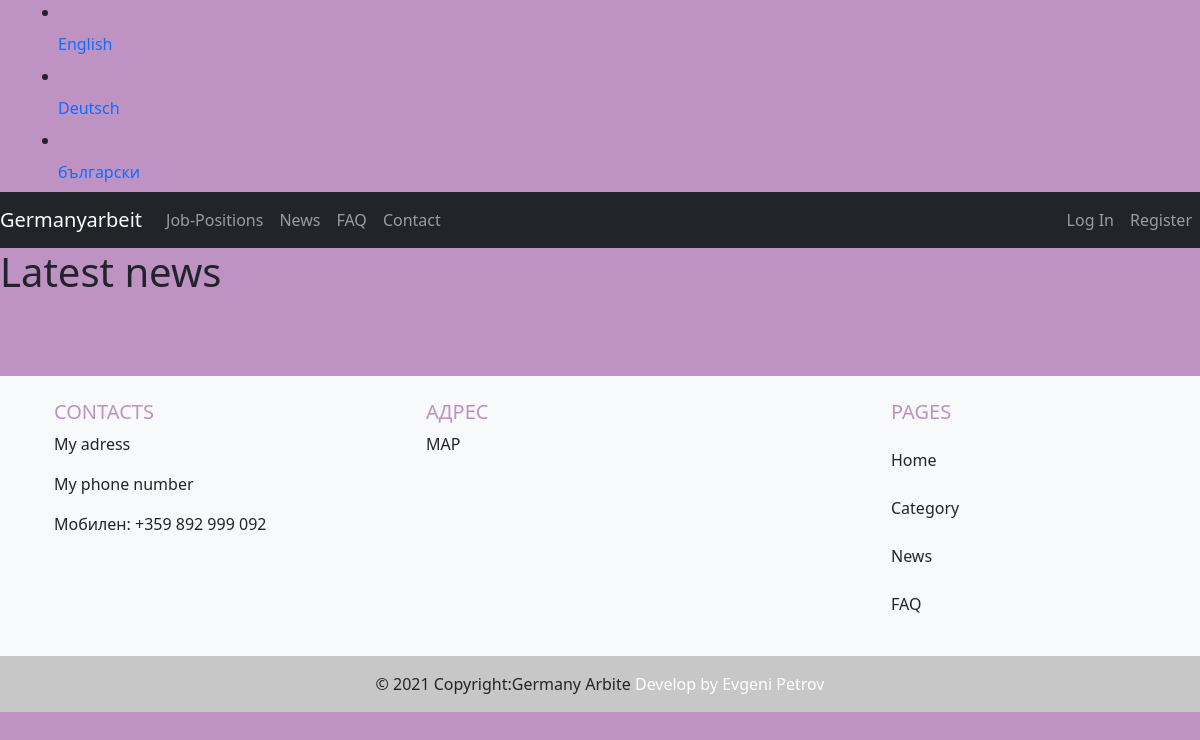
The page /news/ on the database as committed earlier.
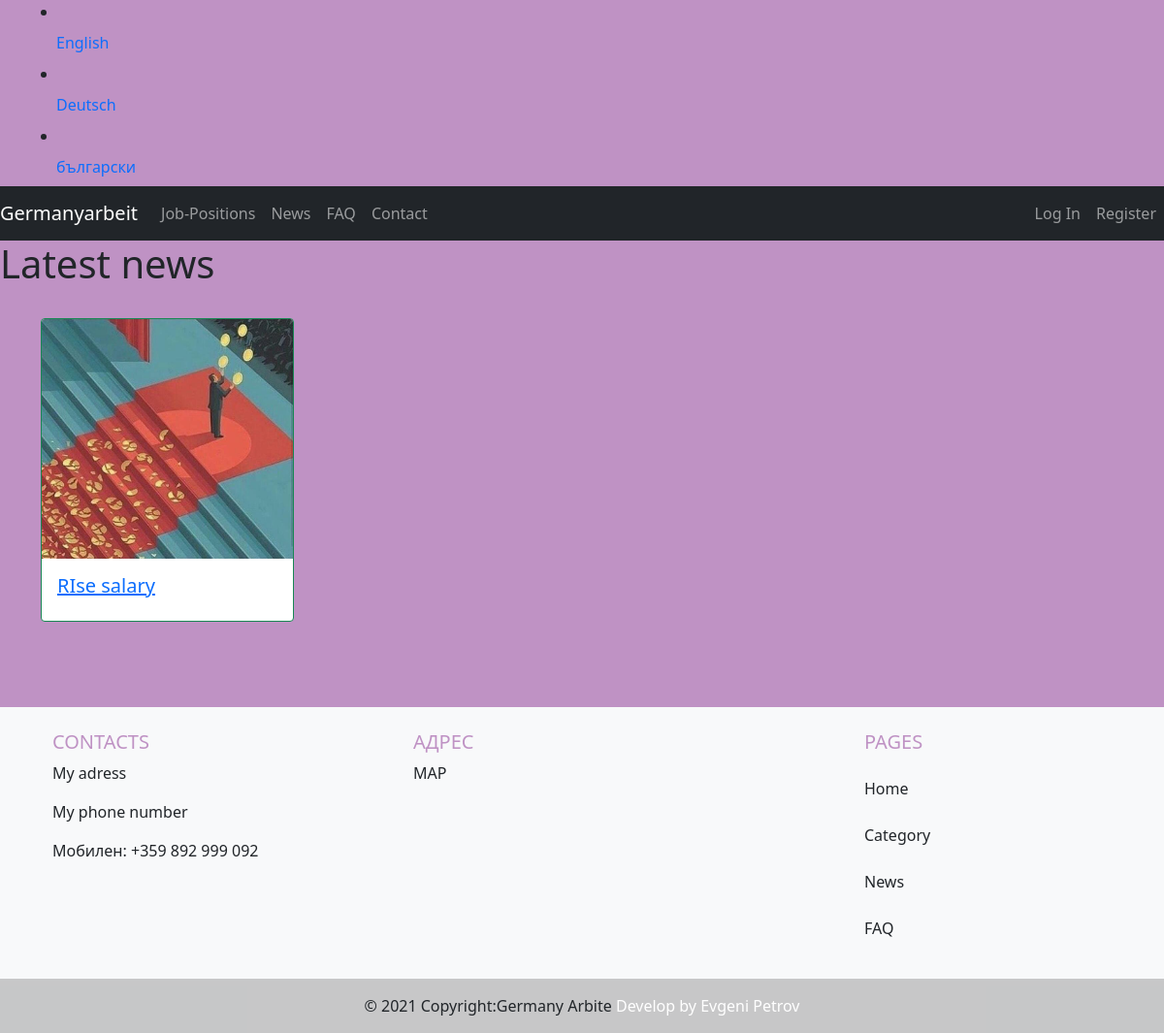
The same page on the database as committed later.
### news/models.py (models this page shows, shortened)
class News(models.Model):
    title = models.CharField(max_length=250)
    slug = models.SlugField(allow_unicode=True)
    thumbnail = models.ImageField(upload_to='photos/%Y/%m/%d/')
    content = models.TextField()
    featured = models.BooleanField(default=False)
    date_create = models.DateField(default=datetime.now, blank=True)

### news/views.py (the view)
# urls.py: path('', NewsListView.as_view(), name="news"),
class NewsListView(ListView):
    model = News
    ordering = ['-date_create']

### templates/news/news_list.html (shortened to what this page needs)
{% extends 'base.html' %}
{% load i18n %}
{% block content %}
    <div class="header">
        <h1>{% trans "Latest news" %}</h1>
    </div>
    <br>
    <div class="container">
        <div class="row">
            {% for obj in object_list %}
                <div class="col-lg-3">
                    <a href="{{ obj.slug }}"><div class="card border-success mb-3">
                        <img class="card-img-top" src="{{ obj.thumbnail.url | safe }}" alt="Card image cap">
                        <div class="card-body">
                            <h5 class="card-title" style="none">{{ obj.title | safe }}</h5>
                        </div>
                    </div></a>
                    <br>
                </div>
            {% endfor %}
        </div>
    </div>
{% endblock %}

Rows that differ between the two databases and show on the page:
added News: thumbnail (picture), title "RIse salary"
